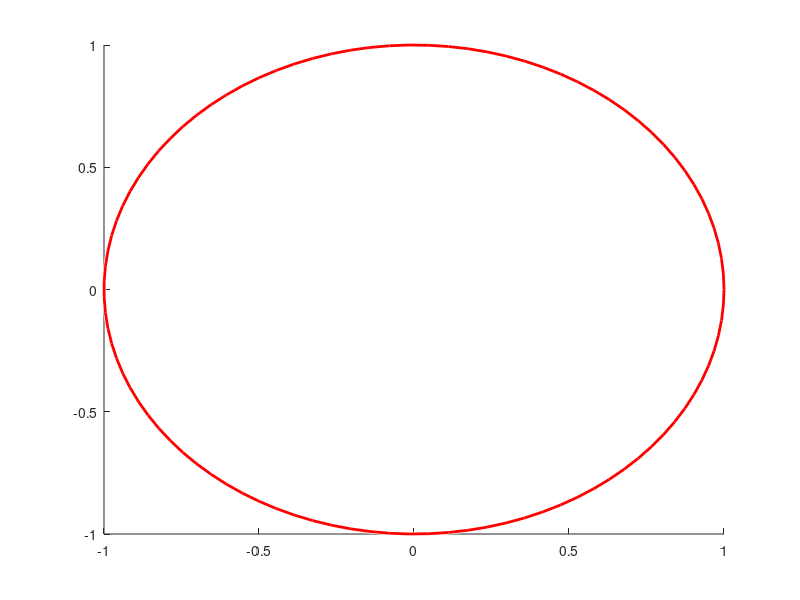

Reproduce this figure in MATLAB. (Note: this script raises an error after producing the figure.)
%=============================================================================
% Copyright (c) 2016-present Allan CORNET (Nelson)
%=============================================================================
% This file is part of Nelson.
%=============================================================================
% LICENCE_BLOCK_BEGIN
% SPDX-License-Identifier: LGPL-3.0-or-later
% LICENCE_BLOCK_END
%=============================================================================
% <--ADV-CLI MODE-->
%=============================================================================
figure();
h = viscircles([0 0], 1);
assert_isequal(class(h), 'nelson.graphics.primitive.Group');
assert_isequal(numel(get(h, 'Children')), 1);
%=============================================================================
figure();
h = viscircles([0 0; 2 2; -1 3], [1; 0.5; 0.25]);
assert_isequal(numel(get(h, 'Children')), 3);
%=============================================================================
figure();
h = viscircles([0 0], 2, 'Color', 'b', 'LineWidth', 1.5, 'EnhanceVisibility', false);
line1 = get(h, 'Children');
assert_isequal(get(line1(1), 'Color'), [0 0 1]);
assert_isequal(get(line1(1), 'LineWidth'), 1.5);
%=============================================================================
figure();
ax = gca();
h = viscircles(ax, [1 1], 0.5);
assert_isequal(ancestor(h, 'axes'), ax);
%=============================================================================
% errors
figure();
assert_checkerror('viscircles([0 0 0], 1)', _('CENTERS must be an N-by-2 matrix.'));
assert_checkerror('viscircles([0 0; 1 1], [1 2 3])', _('RADII must be a scalar or have one value per circle.'));
%=============================================================================
